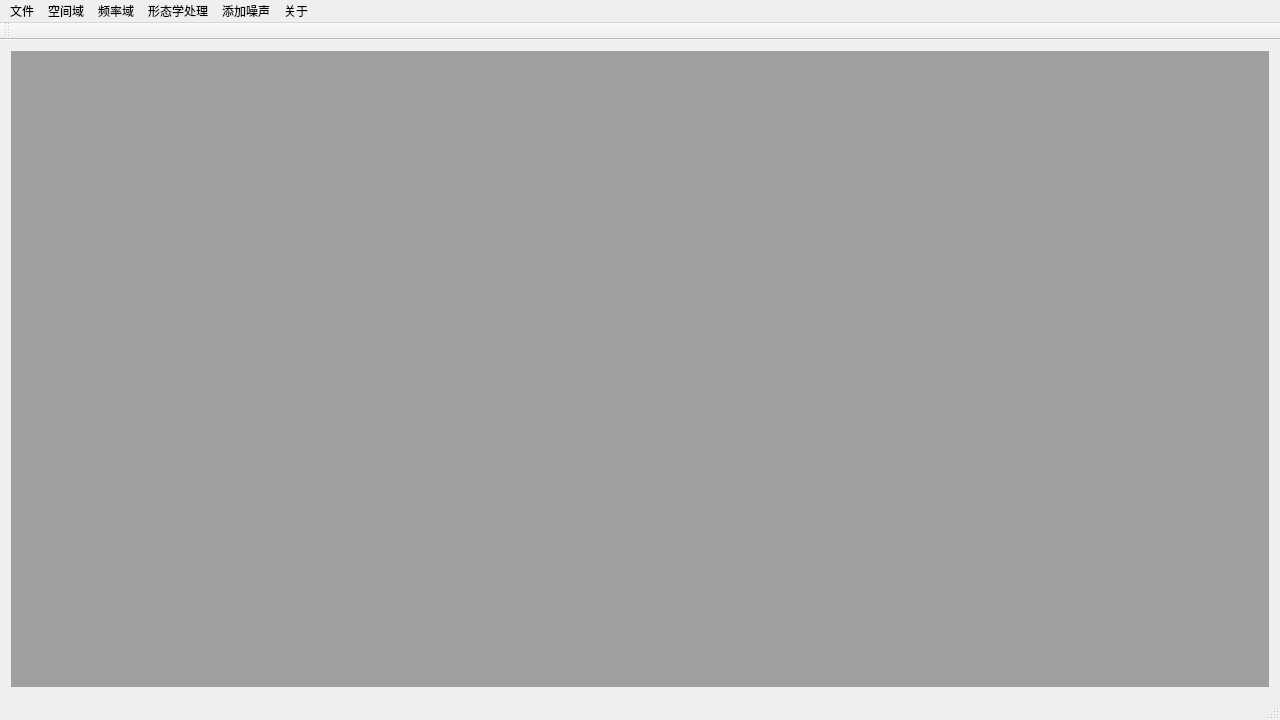
<?xml version="1.0" encoding="UTF-8"?>
<ui version="4.0">
 <class>MainWindow</class>
 <widget class="QMainWindow" name="MainWindow">
  <property name="geometry">
   <rect>
    <x>0</x>
    <y>0</y>
    <width>1280</width>
    <height>720</height>
   </rect>
  </property>
  <property name="windowTitle">
   <string>MainWindow</string>
  </property>
  <widget class="QWidget" name="centralWidget">
   <layout class="QGridLayout" name="gridLayout">
    <item row="0" column="0">
     <widget class="QMdiArea" name="mdiArea"/>
    </item>
   </layout>
  </widget>
  <widget class="QMenuBar" name="menuBar">
   <property name="geometry">
    <rect>
     <x>0</x>
     <y>0</y>
     <width>1280</width>
     <height>23</height>
    </rect>
   </property>
   <widget class="QMenu" name="menu">
    <property name="title">
     <string>文件</string>
    </property>
    <addaction name="actionOpen"/>
    <addaction name="actionSave"/>
    <addaction name="actionSaveAs"/>
    <addaction name="actionReload"/>
    <addaction name="actionExit"/>
   </widget>
   <widget class="QMenu" name="menu_2">
    <property name="title">
     <string>空间域</string>
    </property>
    <widget class="QMenu" name="menu_3">
     <property name="title">
      <string>平滑滤波</string>
     </property>
     <addaction name="actionAvergeFilter"/>
     <addaction name="actionMedianFilter"/>
     <addaction name="actionGaussianFilter"/>
    </widget>
    <addaction name="actionGetPath"/>
    <addaction name="actionGrayChange"/>
    <addaction name="menu_3"/>
    <addaction name="actionSharpen"/>
   </widget>
   <widget class="QMenu" name="menu_4">
    <property name="title">
     <string>频率域</string>
    </property>
    <addaction name="actionFT"/>
   </widget>
   <widget class="QMenu" name="menu_5">
    <property name="title">
     <string>形态学处理</string>
    </property>
    <addaction name="actionCorrosion"/>
    <addaction name="actionExpansion"/>
    <addaction name="actionOpen_2"/>
    <addaction name="actionClose"/>
   </widget>
   <widget class="QMenu" name="menu_6">
    <property name="title">
     <string>添加噪声</string>
    </property>
    <addaction name="actionAddGuassianNoise"/>
    <addaction name="actionSPNoise"/>
   </widget>
   <widget class="QMenu" name="menuGg">
    <property name="title">
     <string>关于</string>
    </property>
    <addaction name="actionIDE"/>
   </widget>
   <addaction name="menu"/>
   <addaction name="menu_2"/>
   <addaction name="menu_4"/>
   <addaction name="menu_5"/>
   <addaction name="menu_6"/>
   <addaction name="menuGg"/>
  </widget>
  <widget class="QToolBar" name="mainToolBar">
   <attribute name="toolBarArea">
    <enum>TopToolBarArea</enum>
   </attribute>
   <attribute name="toolBarBreak">
    <bool>false</bool>
   </attribute>
  </widget>
  <widget class="QStatusBar" name="statusBar"/>
  <action name="actionOpen">
   <property name="icon">
    <iconset resource="images.qrc">
     <normaloff>:/images/images/open.png</normaloff>:/images/images/open.png</iconset>
   </property>
   <property name="text">
    <string>打开...</string>
   </property>
   <property name="shortcut">
    <string>Ctrl+O</string>
   </property>
  </action>
  <action name="actionSave">
   <property name="icon">
    <iconset resource="images.qrc">
     <normaloff>:/images/images/save.png</normaloff>:/images/images/save.png</iconset>
   </property>
   <property name="text">
    <string>保存</string>
   </property>
   <property name="shortcut">
    <string>Ctrl+S</string>
   </property>
  </action>
  <action name="actionSaveAs">
   <property name="icon">
    <iconset resource="images.qrc">
     <normaloff>:/images/images/saveAs.png</normaloff>:/images/images/saveAs.png</iconset>
   </property>
   <property name="text">
    <string>另存为...</string>
   </property>
  </action>
  <action name="actionReload">
   <property name="icon">
    <iconset resource="images.qrc">
     <normaloff>:/images/images/redo.png</normaloff>:/images/images/redo.png</iconset>
   </property>
   <property name="text">
    <string>重新载入图片</string>
   </property>
  </action>
  <action name="actionGetPath">
   <property name="text">
    <string>细化</string>
   </property>
  </action>
  <action name="actionGrayChange">
   <property name="text">
    <string>灰度反转</string>
   </property>
  </action>
  <action name="actionAvergeFilter">
   <property name="text">
    <string>均值滤波</string>
   </property>
  </action>
  <action name="actionMedianFilter">
   <property name="text">
    <string>中值滤波</string>
   </property>
  </action>
  <action name="actionSharpen">
   <property name="text">
    <string>锐化</string>
   </property>
  </action>
  <action name="actionFT">
   <property name="text">
    <string>傅里叶变换</string>
   </property>
  </action>
  <action name="actionCorrosion">
   <property name="text">
    <string>膨胀</string>
   </property>
  </action>
  <action name="actionExpansion">
   <property name="text">
    <string>腐蚀</string>
   </property>
  </action>
  <action name="actionOpen_2">
   <property name="text">
    <string>开操作</string>
   </property>
  </action>
  <action name="actionClose">
   <property name="text">
    <string>闭操作</string>
   </property>
  </action>
  <action name="actionAddGuassianNoise">
   <property name="text">
    <string>高斯噪声</string>
   </property>
  </action>
  <action name="actionSPNoise">
   <property name="text">
    <string>椒盐噪声</string>
   </property>
  </action>
  <action name="actionExit">
   <property name="icon">
    <iconset resource="images.qrc">
     <normaloff>:/images/images/exit.png</normaloff>:/images/images/exit.png</iconset>
   </property>
   <property name="text">
    <string>关闭</string>
   </property>
  </action>
  <action name="actionIDE">
   <property name="icon">
    <iconset resource="images.qrc">
     <normaloff>:/images/images/about.png</normaloff>:/images/images/about.png</iconset>
   </property>
   <property name="text">
    <string>关于DIPTool</string>
   </property>
  </action>
  <action name="actionGaussianFilter">
   <property name="text">
    <string>高斯滤波</string>
   </property>
  </action>
 </widget>
 <layoutdefault spacing="6" margin="11"/>
 <resources>
  <include location="images.qrc"/>
 </resources>
 <connections/>
</ui>
